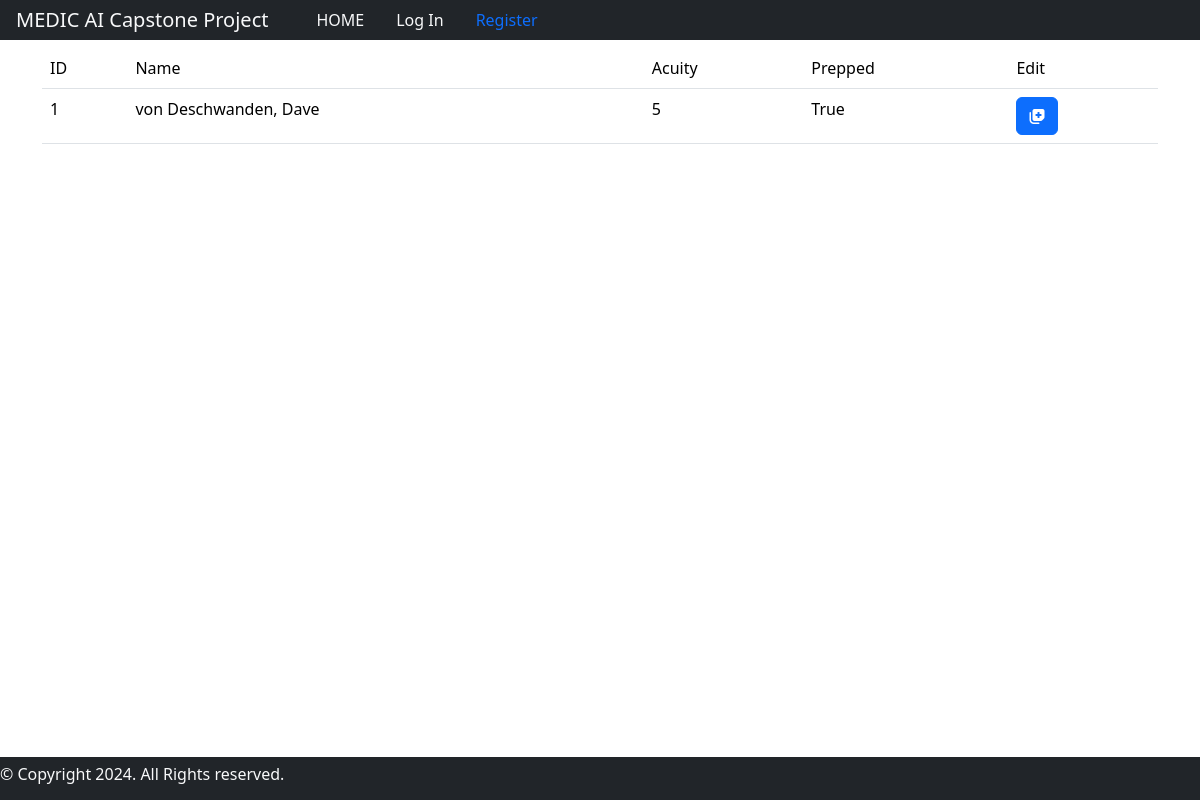
The page / on the database its author committed.
### medicAI/models.py (models this page shows)
class Hospital_Visit(models.Model):
    ACUITY_CHOICES = [
        ('1', '1'),
        ('2', '2'),
        ('3', '3'),
        ('4', '4'),
        ('5', '5'),
    ]
    patient = models.ForeignKey(Patient, on_delete=models.CASCADE)
    symptom_start_date = models.DateField(default=timezone.now, blank=True)
    acuity = models.CharField(max_length=1, choices=ACUITY_CHOICES, default='5')
    temperature = models.DecimalField(
        max_digits=3,
        decimal_places=1,
        null=True,
        blank=True,
        validators=[MinValueValidator(30), MaxValueValidator(45)]
    )
    heart_rate = models.IntegerField(null=True, blank=True)
    perscription = models.CharField(max_length=200, blank=True)
    diagnosis = models.CharField(max_length=200, blank=True)
    seen_nurse = models.BooleanField(default=False)

class Patient(models.Model):
    BLOOD_TYPE = [
        ('AB+', 'AB+'),
        ('AB-', 'AB-'),
        ('A+', 'A+'),
        ('A-', 'A-'),
        ('B+', 'B+'),
        ('B-', 'B-'),
        ('O+', 'O+'),
        ('O-', 'O-'),
    ]
    SEX_CHOICES = [
        ('Male', 'Male'),
        ('Female', 'Female'),
        ('Other', 'Other'),
    ]
    first_name = models.CharField(max_length=64)
    last_name = models.CharField(max_length=64)
    dob = models.DateField()
    address = models.CharField(max_length=64, blank=True)
    phone_number = models.CharField(max_length=10, blank=True)
    height = models.IntegerField(blank=True)
    weight = models.IntegerField(blank=True)
    sex = models.CharField(max_length=6, choices=SEX_CHOICES)
    ohip = models.CharField(max_length=12)
    blood_type = models.CharField(
        max_length=3,
        choices=BLOOD_TYPE,
        default="",
        blank=True
    )

### medicAI/views.py (the view)
# urls.py: path("", views.index, name="index"),
def index(request):
    all_hospital_visits = Hospital_Visit.objects.all().order_by('acuity')
    print(all_hospital_visits)
    context = {
        "hospital_visits": all_hospital_visits
    }
    return render(request, "medicAI/index.html", context)

### medicAI/templates/medicAI/index.html (shortened to what this page needs)
{% extends "medicAI/layout.html" %}
{% block body %}
    <div class="container">
        {% if hospital_visits %}
        <table class="table table-hover">
            <thead>
                <tr>
                    <td class="col">ID</td>
                    <td class="col">Name</td>
                    <td class="col">Acuity</td>
                    <td class="col">Prepped</td>
                    <td class="col">Edit</td>
                </tr>
            </thead>
            {% for visit in hospital_visits %}
            <tr>
                <td>{{ visit.id }}</td>
                <td>{{ visit.patient.last_name }}, {{ visit.patient.first_name }}</td>
                <td>{{visit.acuity}}</td>
                <td>{{visit.seen_nurse}}</td>
                <td class=" text-left">
                    <a class="nav-link link-light" href="{% url 'patientinfo' patient_id=visit.patient.id %}">
                        <button type="button" class="btn btn-primary">
                            <i class="fa-solid fa-notes-medical"></i>
                        </button>
                    </a>
                </td>
            </tr>
            {% endfor %}
        </table>
        {% endif %}
    </div>
{% endblock %}

### rows shown on the page
Hospital_Visit: id "1", patient.last_name "von Deschwanden", patient.first_name "Dave", acuity "5", seen_nurse "True"
